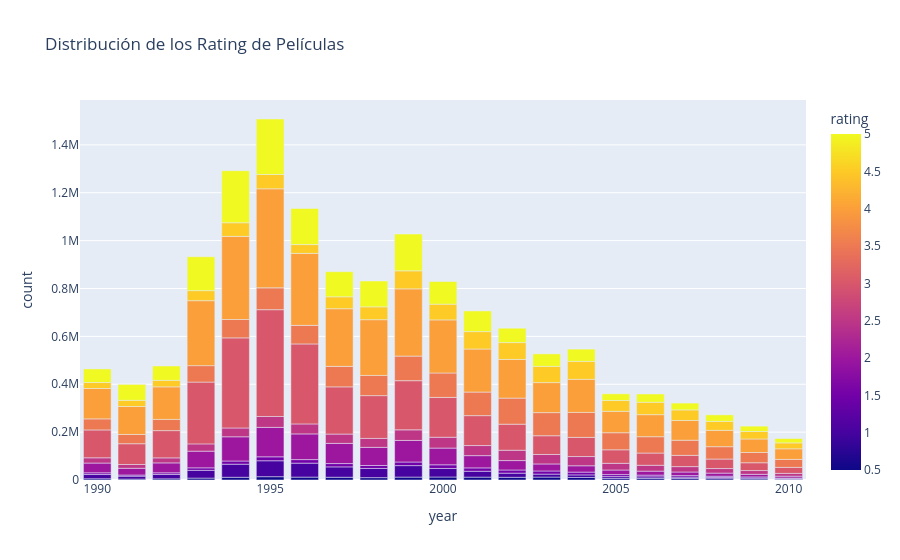

Notebook code for this chart:
### Code cell
# Crear un gráfico de barra con Plotly Express
fig = px.bar(rating_counts_pd, x="year", y="count", color="rating", title="Distribución de los Rating de Películas")
fig.show()

### Figure 1 — Plotly figure (JSON) as saved in the notebook; plotly's stock layout.template omitted (floating-point values rounded to 4 significant figures; data arrays with more than 128 entries replaced by an {"elided": "..."} marker saying what was removed)
{"data": [{"alignmentgroup": "True", "hovertemplate": "year=%{x}<br>count=%{y}<br>rating=%{marker.color}<extra></extra>", "legendgroup": "", "marker": {"color": {"elided": "210 float values"}, "coloraxis": "coloraxis", "pattern": {"shape": ""}}, "name": "", "offsetgroup": "", "orientation": "v", "showlegend": false, "textposition": "auto", "type": "bar", "x": {"elided": "210 int values"}, "xaxis": "x", "y": {"elided": "210 int values"}, "yaxis": "y"}], "layout": {"autosize": true, "barmode": "relative", "coloraxis": {"colorbar": {"title": {"text": "rating"}}, "colorscale": [[0, "#0d0887"], [0.1111, "#46039f"], [0.2222, "#7201a8"], [0.3333, "#9c179e"], [0.4444, "#bd3786"], [0.5556, "#d8576b"], [0.6667, "#ed7953"], [0.7778, "#fb9f3a"], [0.8889, "#fdca26"], [1, "#f0f921"]]}, "legend": {"tracegroupgap": 0}, "title": {"text": "Distribución de los Rating de Películas"}, "xaxis": {"anchor": "y", "autorange": true, "domain": [0, 1], "range": [1990.0, 2010.0], "title": {"text": "year"}, "type": "linear"}, "yaxis": {"anchor": "x", "autorange": true, "domain": [0, 1], "range": [0, 1587400], "title": {"text": "count"}, "type": "linear"}}}
